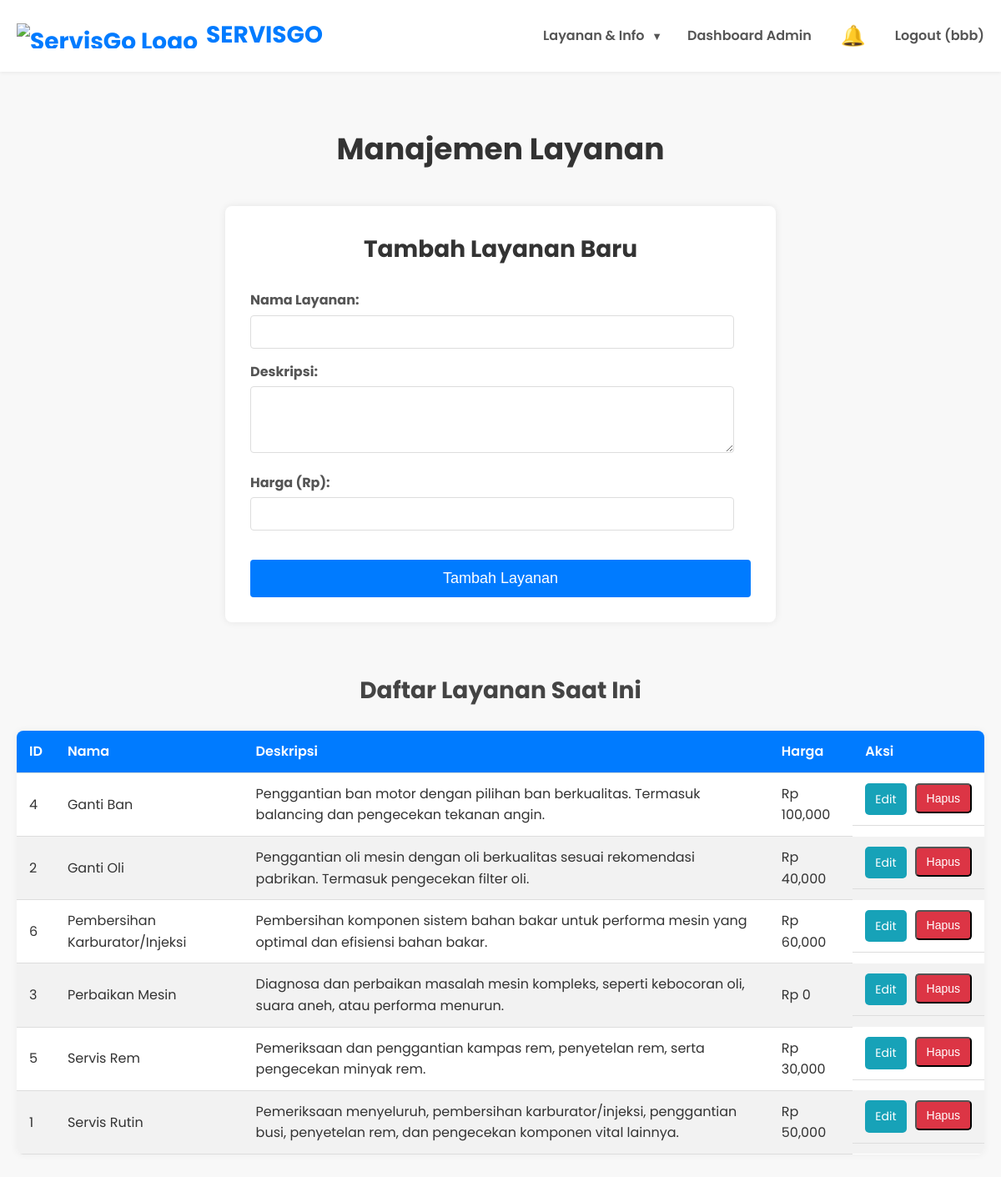
/manage_services (signed in), run on the app's committed database.
### tables this page shows
CREATE TABLE services (
            id INTEGER PRIMARY KEY AUTOINCREMENT,
            name TEXT NOT NULL UNIQUE,
            description TEXT,
            price REAL NOT NULL,
            created_at DATETIME DEFAULT CURRENT_TIMESTAMP,
            updated_at DATETIME DEFAULT CURRENT_TIMESTAMP
        );

### app.py (the view, shortened to what this page needs)
@app.route('/manage_services', methods=['GET', 'POST'])
@login_required
@role_required('admin', 'master')
def manage_services():
    conn = get_db_connection()
    services = conn.execute('SELECT * FROM services ORDER BY name ASC').fetchall()
    conn.close()
    return render_template('manage_services.html', services=services)

### app.py (called while the page is built)
def get_db_connection():
    conn = sqlite3.connect(DATABASE)
    conn.row_factory = sqlite3.Row # Mengembalikan baris sebagai objek mirip dictionary
    return conn

def login_required(f):
    from functools import wraps
    @wraps(f)
    def decorated_function(*args, **kwargs):
        if 'user_id' not in session:
            flash('Anda perlu login untuk mengakses halaman ini.', 'danger')
            return redirect(url_for('login'))
        return f(*args, **kwargs)
    return decorated_function

### templates/manage_services.html (shortened to what this page needs)
<!DOCTYPE html>
<html lang="id">
<head>
    <link rel="stylesheet" href="{{ url_for('static', filename='style.css') }}">
</head>
<body>
    <header>
        <div class="container navbar">
          <a href="
    {% if session.get('user_id') %}
        {% if session.get('role') == 'mechanic' %}/mechanic_dashboard
        {% elif session.get('role') == 'admin' %}/admin_dashboard
        {% elif session.get('role') == 'master' %}/master_dashboard
        {% else %}/dashboard
        {% endif %}
    {% else %}/
    {% endif %}
" class="logo">
    <img src="{{ url_for('static', filename='images/logo_servisgo.png') }}" alt="ServisGo Logo" class="logo-img"> <span>SERVISGO</span>
</a>
        <nav>
    <ul class="nav-links">
        {% if session.get('user_id') %}
            <li class="dropdown">
                <a href="#" class="dropbtn" onclick="toggleDropdown(event, 'main-menu-dropdown')">Layanan & Info <span class="arrow">▼</span></a>
            </li>
        {% else %}
            <li><a href="/layanan">Layanan</a></li>
            <li><a href="#">Tentang Kami</a></li>
        {% endif %}
        {% if session.get('username') %}
            {% if session.get('role') == 'master' %}
                <li><a href="/master_dashboard">Dashboard Master</a></li>
            {% elif session.get('role') == 'admin' %}
                <li><a href="/admin_dashboard">Dashboard Admin</a></li>
            {% elif session.get('role') == 'mechanic' %}
                <li><a href="/mechanic_dashboard">Dashboard Mekanik</a></li>
                <li><a href="/mechanic_history" class="nav-btn">Riwayat Servis</a></li>
            {% else %}
                <li><a href="/dashboard">Dashboard Saya</a></li>
            {% endif %}
            <li id="notification-bell">
                <a href="#" onclick="toggleNotifications()">
                    🔔
                </a>
            </li>
            <li><a href="/logout">Logout ({{ session.username }})</a></li>
        {% else %}
            <li><a href="/login">Masuk/Daftar</a></li>
        {% endif %}
    </ul>
</nav>
        </div>
    </header>
    <main>
        <div class="container">
            <h1>Manajemen Layanan</h1>
            <div class="add-service-form-container">
                <h2>Tambah Layanan Baru</h2>
                <form action="{{ url_for('manage_services') }}" method="POST">
                    <div class="form-group">
                        <label for="name">Nama Layanan:</label>
                        <input type="text" id="name" name="name" required>
                    </div>
                    <div class="form-group">
                        <label for="description">Deskripsi:</label>
                        <textarea id="description" name="description" required></textarea>
                    </div>
                    <div class="form-group">
                        <label for="price">Harga (Rp):</label>
                        <input type="number" id="price" name="price" step="any" min="0" required>
                    </div>
                    <button type="submit">Tambah Layanan</button>
                </form>
            </div>
            <div class="service-list-section">
                <h2>Daftar Layanan Saat Ini</h2>
                {% if services %}
                    <table>
                        <thead>
                            <tr>
                                <th>ID</th>
                                <th>Nama</th>
                                <th>Deskripsi</th>
                                <th>Harga</th>
                                <th>Aksi</th>
                            </tr>
                        </thead>
                        <tbody>
                            {% for service in services %}
                                <tr>
                                    <td>{{ service.id }}</td>
                                    <td>{{ service.name }}</td>
                                    <td>{{ service.description }}</td>
                                    <td>Rp {{ "{:,.0f}".format(service.price) }}</td>
                                    <td class="service-actions">
                                        <a href="{{ url_for('edit_service', service_id=service.id) }}" class="btn-edit">Edit</a>
                                        <form action="{{ url_for('delete_service', service_id=service.id) }}" method="POST" onsubmit="return confirm('Apakah Anda yakin ingin menghapus layanan ini?');">
                                            <button type="submit" class="btn-delete">Hapus</button>
                                        </form>
                                    </td>
                                </tr>
                            {% endfor %}
                        </tbody>
                    </table>
                {% else %}
                    <p>Belum ada layanan yang terdaftar. Tambahkan yang pertama!</p>
                {% endif %}
            </div>
        </div>
    </main>
</body>
</html>

### static/style.css (style rules this page uses)
body { font-family: 'Poppins', sans-serif; margin: 0; padding: 0; box-sizing: border-box; color: #333; line-height: 1.6; background-color: #f8f8f8; display: flex; flex-direction: column; min-height: 100vh; }
.container { max-width: 1200px; margin: 0 auto; padding: 0 20px; }
header { background-color: #ffffff; padding: 15px 0; box-shadow: 0 2px 4px rgba(0, 0, 0, 0.05); }
.navbar { display: flex; justify-content: space-between; align-items: center; flex-wrap: wrap; }
.logo { font-size: 28px; font-weight: 700; color: #007bff; text-decoration: none; display: flex; align-items: center; padding: 5px 0; }
.logo-img { height: 30px; width: auto; margin-right: 10px; vertical-align: middle; }
.logo span { font-size: 28px; font-weight: 700; color: #007bff; }
.nav-links { list-style: none; margin: 0; padding: 0; display: flex; align-items: center; }
.nav-links li { margin-left: 30px; }
.nav-links a { text-decoration: none; color: #555; font-weight: 600; transition: color 0.3s ease; padding: 15px 0; }
h1 { text-align: center; color: #333; margin-bottom: 25px; font-size: 36px; }
.form-group { margin-bottom: 15px; }
label { display: block; margin-bottom: 5px; color: #555; font-weight: bold; }
input[type="text"], input[type="email"], input[type="tel"], input[type="date"], input[type="time"], input[type="password"], select, textarea { width: calc(100% - 20px); padding: 10px; border: 1px solid #ddd; border-radius: 4px; box-sizing: border-box; font-size: 16px; }
textarea { resize: vertical; min-height: 80px; }
main { flex-grow: 1; padding: 40px 0; }
main h1 { text-align: center; color: #333; margin-bottom: 30px; font-size: 36px; }
main h2 { color: #444; margin-top: 40px; margin-bottom: 20px; font-size: 28px; text-align: center; }
table { width: 100%; border-collapse: collapse; margin-top: 20px; background-color: #fff; box-shadow: 0 0 10px rgba(0, 0, 0, 0.05); border-radius: 8px; overflow: hidden; }
th, td { padding: 12px 15px; text-align: left; border-bottom: 1px solid #ddd; }
th { background-color: #007bff; color: white; font-weight: 600; }
tr:nth-child(even) { background-color: #f2f2f2; }
#notification-bell { position: relative; margin-left: 30px; }
#notification-bell a { position: relative; color: #555; font-size: 24px; text-decoration: none; padding: 5px; display: inline-block; }
.dropdown { position: relative; display: inline-block; margin-left: 30px; }
.dropbtn { color: #555; font-weight: 600; text-decoration: none; padding: 15px 0; display: block; cursor: pointer; transition: color 0.3s ease; }
.dropbtn .arrow { margin-left: 5px; font-size: 0.8em; transition: transform 0.3s ease; }
.add-service-form-container { background-color: #fff; padding: 30px; border-radius: 8px; box-shadow: 0 0 10px rgba(0, 0, 0, 0.08); max-width: 600px; margin: 40px auto; }
.add-service-form-container h2 { margin-top: 0; margin-bottom: 25px; font-size: 28px; color: #333; text-align: center; }
.add-service-form-container .form-group { margin-bottom: 15px; }
.add-service-form-container label { display: block; margin-bottom: 5px; font-weight: bold; color: #555; }
.add-service-form-container input[type="text"], .add-service-form-container input[type="number"], .add-service-form-container textarea { width: calc(100% - 20px); padding: 10px; border: 1px solid #ddd; border-radius: 4px; box-sizing: border-box; font-size: 16px; }
.add-service-form-container textarea { min-height: 80px; resize: vertical; }
.add-service-form-container button[type="submit"] { background-color: #007bff; color: white; padding: 12px 20px; border: none; border-radius: 4px; cursor: pointer; font-size: 18px; width: 100%; margin-top: 20px; transition: background-color 0.3s ease; }
.service-list-section { margin-top: 60px; text-align: center; }
.service-list-section h2 { margin-bottom: 25px; }
.service-actions { display: flex; gap: 10px; justify-content: center; }
.service-actions .btn-edit, .service-actions .btn-delete { padding: 8px 12px; border-radius: 5px; text-decoration: none; color: white; font-size: 14px; transition: background-color 0.3s ease; }
.service-actions .btn-edit { background-color: #17a2b8; }
.service-actions .btn-delete { background-color: #dc3545; }

### data on the page
services: id "4", name "Ganti Ban", description "Penggantian ban motor dengan pilihan ban berkualitas. Termasuk balancing dan pengecekan tekanan angin.", price "100,000"
services: id "2", name "Ganti Oli", description "Penggantian oli mesin dengan oli berkualitas sesuai rekomendasi pabrikan. Termasuk pengecekan filter oli.", price "40,000"
services: id "6", name "Pembersihan Karburator/Injeksi", description "Pembersihan komponen sistem bahan bakar untuk performa mesin yang optimal dan efisiensi bahan bakar.", price "60,000"
services: id "3", name "Perbaikan Mesin", description "Diagnosa dan perbaikan masalah mesin kompleks, seperti kebocoran oli, suara aneh, atau performa menurun.", price "0"
services: id "5", name "Servis Rem", description "Pemeriksaan dan penggantian kampas rem, penyetelan rem, serta pengecekan minyak rem.", price "30,000"
services: id "1", name "Servis Rutin", description "Pemeriksaan menyeluruh, pembersihan karburator/injeksi, penggantian busi, penyetelan rem, dan pengecekan komponen vital lainnya.", price "50,000"

### other printed values
{{ session.username }} "bbb"
